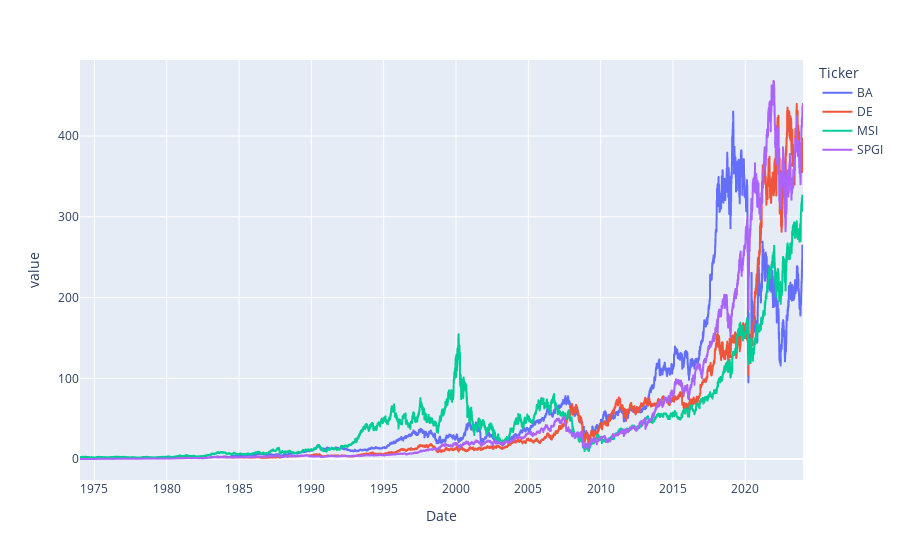

The code cell stored with this chart in its notebook:
### Code cell
# plot the 4 stocks together 


df1 = pd.melt(df, id_vars='Date')
px.line(df1, x = 'Date', y = 'value', color='Ticker')

### Figure 1 — Plotly figure (JSON) as saved in the notebook; plotly's stock layout.template omitted (floating-point values rounded to 4 significant figures; data arrays with more than 128 entries replaced by an {"elided": "..."} marker saying what was removed)
{"data": [{"hovertemplate": "Ticker=BA<br>Date=%{x}<br>value=%{y}<extra></extra>", "legendgroup": "BA", "line": {"color": "#636efa", "dash": "solid"}, "marker": {"symbol": "circle"}, "mode": "lines", "name": "BA", "showlegend": true, "type": "scattergl", "x": {"elided": "12609 str values"}, "xaxis": "x", "y": {"elided": "12609 float values"}, "yaxis": "y"}, {"hovertemplate": "Ticker=DE<br>Date=%{x}<br>value=%{y}<extra></extra>", "legendgroup": "DE", "line": {"color": "#EF553B", "dash": "solid"}, "marker": {"symbol": "circle"}, "mode": "lines", "name": "DE", "showlegend": true, "type": "scattergl", "x": {"elided": "12609 str values"}, "xaxis": "x", "y": {"elided": "12609 float values"}, "yaxis": "y"}, {"hovertemplate": "Ticker=MSI<br>Date=%{x}<br>value=%{y}<extra></extra>", "legendgroup": "MSI", "line": {"color": "#00cc96", "dash": "solid"}, "marker": {"symbol": "circle"}, "mode": "lines", "name": "MSI", "showlegend": true, "type": "scattergl", "x": {"elided": "12609 str values"}, "xaxis": "x", "y": {"elided": "12609 float values"}, "yaxis": "y"}, {"hovertemplate": "Ticker=SPGI<br>Date=%{x}<br>value=%{y}<extra></extra>", "legendgroup": "SPGI", "line": {"color": "#ab63fa", "dash": "solid"}, "marker": {"symbol": "circle"}, "mode": "lines", "name": "SPGI", "showlegend": true, "type": "scattergl", "x": {"elided": "12609 str values"}, "xaxis": "x", "y": {"elided": "12609 float values"}, "yaxis": "y"}], "layout": {"legend": {"title": {"text": "Ticker"}, "tracegroupgap": 0}, "margin": {"t": 60}, "xaxis": {"anchor": "y", "domain": [0, 1], "title": {"text": "Date"}}, "yaxis": {"anchor": "x", "domain": [0, 1], "title": {"text": "value"}}}}
